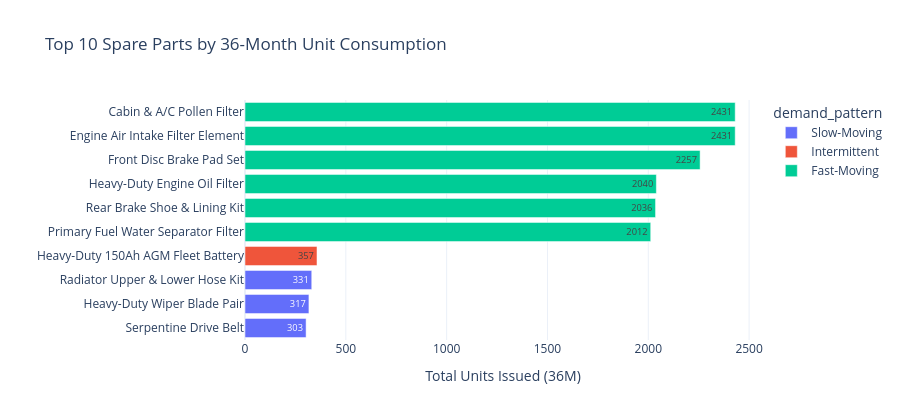

The notebook cell this image was saved under:
### Markdown cell above
#### **Top 10 Parts Summary & Chart**

### Code cell
top10_vol = part_summary_df.nlargest(10, "total_demand_36m")[
    [
        "part_number",
        "part_name",
        "category",
        "demand_pattern",
        "total_demand_36m",
        "avg_monthly_demand",
        "total_spend_aed",
    ]
]
display(top10_vol)

fig_top10 = px.bar(
    top10_vol.sort_values("total_demand_36m"),
    x="total_demand_36m",
    y="part_name",
    color="demand_pattern",
    orientation="h",
    title="Top 10 Spare Parts by 36-Month Unit Consumption",
    labels={"total_demand_36m": "Total Units Issued (36M)", "part_name": ""},
    text_auto=True,
)
fig_top10.update_layout(height=420, template="plotly_white")
fig_top10.show()

### Figure 1 — Plotly figure (JSON) as saved in the notebook; plotly's stock layout.template omitted (floating-point values rounded to 4 significant figures)
{"data": [{"hovertemplate": "demand_pattern=Slow-Moving<br>Total Units Issued (36M)=%{x}<br>=%{y}<extra></extra>", "legendgroup": "Slow-Moving", "marker": {"color": "#636efa", "pattern": {"shape": ""}}, "name": "Slow-Moving", "orientation": "h", "showlegend": true, "textposition": "auto", "texttemplate": "%{x}", "type": "bar", "x": [303, 317, 331], "xaxis": "x", "y": ["Serpentine Drive Belt", "Heavy-Duty Wiper Blade Pair", "Radiator Upper & Lower Hose Kit"], "yaxis": "y"}, {"hovertemplate": "demand_pattern=Intermittent<br>Total Units Issued (36M)=%{x}<br>=%{y}<extra></extra>", "legendgroup": "Intermittent", "marker": {"color": "#EF553B", "pattern": {"shape": ""}}, "name": "Intermittent", "orientation": "h", "showlegend": true, "textposition": "auto", "texttemplate": "%{x}", "type": "bar", "x": [357], "xaxis": "x", "y": ["Heavy-Duty 150Ah AGM Fleet Battery"], "yaxis": "y"}, {"hovertemplate": "demand_pattern=Fast-Moving<br>Total Units Issued (36M)=%{x}<br>=%{y}<extra></extra>", "legendgroup": "Fast-Moving", "marker": {"color": "#00cc96", "pattern": {"shape": ""}}, "name": "Fast-Moving", "orientation": "h", "showlegend": true, "textposition": "auto", "texttemplate": "%{x}", "type": "bar", "x": [2012, 2036, 2040, 2257, 2431, 2431], "xaxis": "x", "y": ["Primary Fuel Water Separator Filter", "Rear Brake Shoe & Lining Kit", "Heavy-Duty Engine Oil Filter", "Front Disc Brake Pad Set", "Engine Air Intake Filter Element", "Cabin & A/C Pollen Filter"], "yaxis": "y"}], "layout": {"barmode": "relative", "height": 420, "legend": {"title": {"text": "demand_pattern"}, "tracegroupgap": 0}, "title": {"text": "Top 10 Spare Parts by 36-Month Unit Consumption"}, "xaxis": {"anchor": "y", "domain": [0, 1], "title": {"text": "Total Units Issued (36M)"}}, "yaxis": {"anchor": "x", "domain": [0, 1], "title": {"text": ""}}}}
